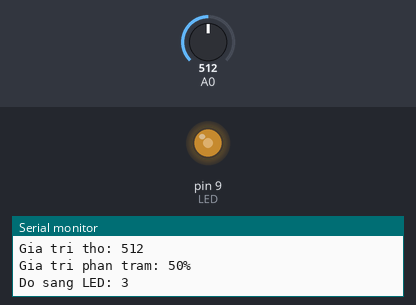
The sketch below on a simulated Arduino Uno, built with avr-gcc and run on an emulated ATmega328P. Parts: output pins drawn as LEDs (lit = HIGH), the last lines printed to the serial monitor. Inputs (shaded band) come from the test bench; at power-on: A0 = 512.

Above: at 1.2 s.
1.3 s: A0 set to 306
At 2.5 s:
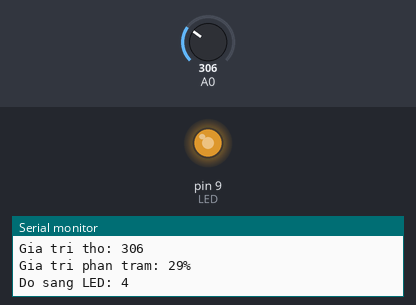
2.8 s: A0 set to 122
At 3.9 s:
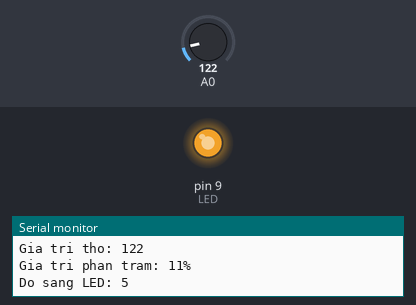
4.3 s: A0 set to 900
At 5.1 s:
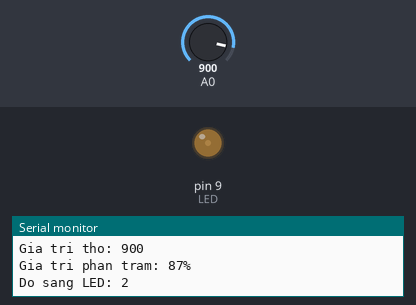
5.8 s: A0 set to 1023
At 6.3 s:
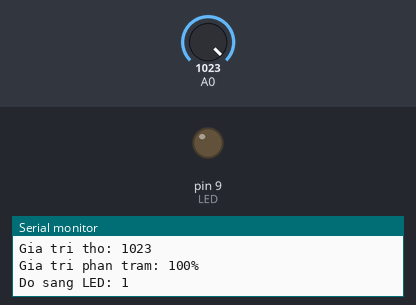
7.3 s: A0 set to 511
At 8.5 s:
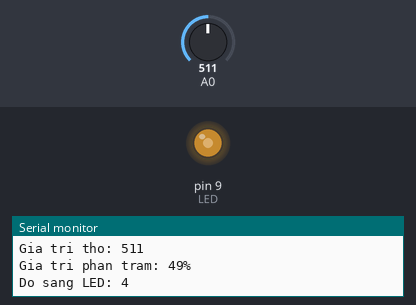
Timing chart, 0 to 9.8 s (numbered marks = the images above; inputs shaded):
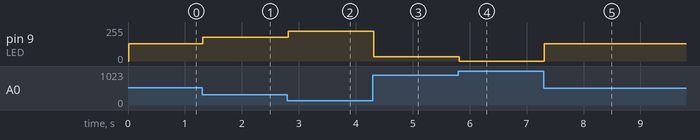

Measured:
- after the input at 1.3 s, pin 9 (LED): 128/255 → 179/255 at once
- after the input at 2.8 s, pin 9 (LED): 179/255 → 225/255 at once
- after the input at 4.3 s, pin 9 (LED): 225/255 → 31/255 at once
- after the input at 5.8 s, pin 9 (LED): 31/255 → 0/255 at once
- after the input at 7.3 s, pin 9 (LED): 0/255 → 128/255 at once

The sketch:

ND02_Analog_I_O.ino
```cpp
const byte LED = 9;
int lastVal = -1;

void setup() {
  Serial.begin(9600);
  pinMode(LED, OUTPUT);
  digitalWrite(LED, LOW);
}

void loop() {
  int value = analogRead(A0);
  int percent = map(value, 0, 1023, 0, 100);
  int pwm = map(value, 0, 1023, 255, 0);
  int brightness = map(percent, 0, 100, 5, 1);

  if (abs(percent - lastVal) >= 2) {
    Serial.println("-------------------");

    Serial.print("Gia tri tho: ");
    Serial.println(value);

    Serial.print("Gia tri phan tram: ");
    Serial.print(percent);
    Serial.println("%");

    Serial.print("Do sang LED: ");
    Serial.println(brightness);

    lastVal = percent;
  }

  analogWrite(LED, pwm);
}
```
